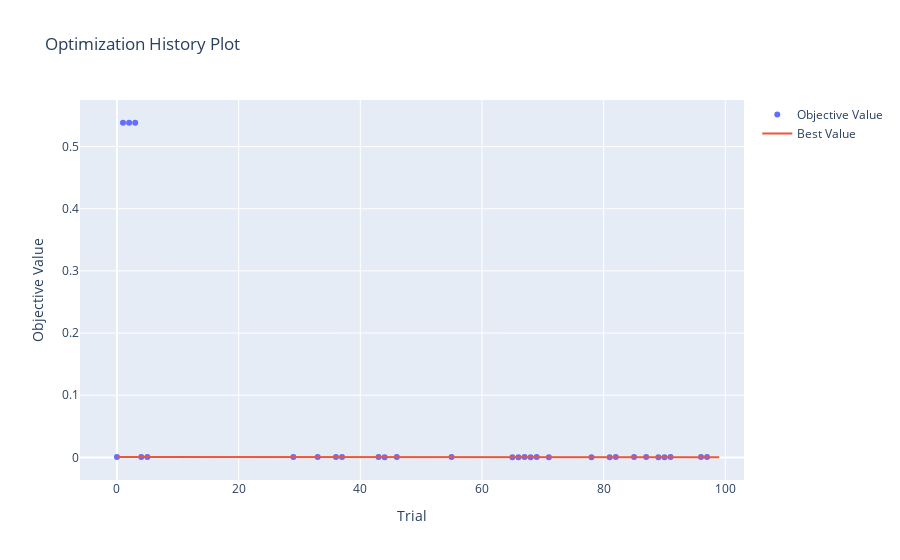
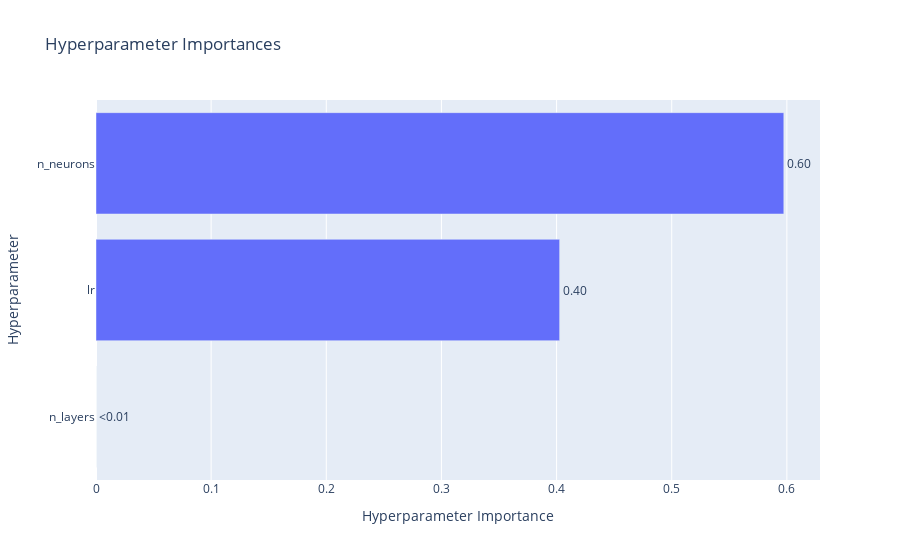
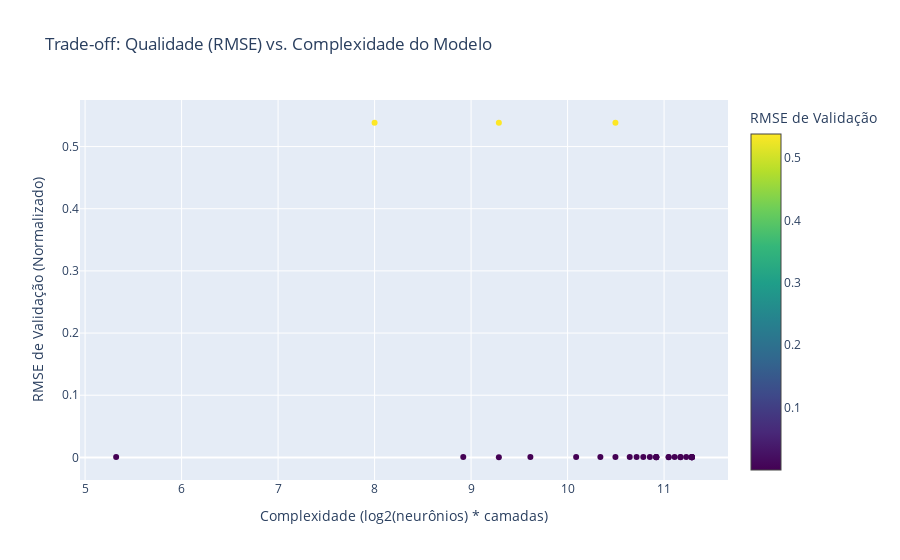

Write notebook code for charts like these, in order.
### Code cell
7# --- Bloco 7: Gráficos Elaborados do Optuna ---

print("Gerando gráficos do Optuna...")

# Gráfico 1: Histórico de Otimização (RMSE vs. Trial)
fig1 = optuna.visualization.plot_optimization_history(study)
fig1.show()

# Gráfico 2: Importância dos Hiperparâmetros
fig2 = optuna.visualization.plot_param_importances(study)
fig2.show()

# Gráfico 3: Gráfico Customizado (Qualidade vs. Complexidade)
# Este é o gráfico que você pediu
trials = [t for t in study.trials if t.state == TrialState.COMPLETE]
complexities = [t.user_attrs['complexity'] for t in trials]
val_rmses = [t.value for t in trials]
trial_numbers = [t.number for t in trials]

fig3 = go.Figure(data=go.Scatter(
    x=complexities,
    y=val_rmses,
    mode='markers',
    text=[f'Trial: {n}<br>RMSE: {r:.4f}<br>Complex: {c:.2f}' 
          for n, r, c in zip(trial_numbers, val_rmses, complexities)],
    marker=dict(
        color=val_rmses,
        colorscale='Viridis',
        showscale=True,
        colorbar=dict(title='RMSE de Validação')
    )
))
fig3.update_layout(
    title='Trade-off: Qualidade (RMSE) vs. Complexidade do Modelo',
    xaxis_title='Complexidade (log2(neurônios) * camadas)',
    yaxis_title='RMSE de Validação (Normalizado)',
    hovermode='closest'
)
fig3.show()

### Figure 1 — Plotly figure (JSON) as saved in the notebook; plotly's stock layout.template omitted (floating-point values rounded to 4 significant figures)
{"data": [{"mode": "markers", "name": "Objective Value", "type": "scatter", "x": [0, 1, 2, 3, 4, 5, 29, 33, 36, 37, 43, 44, 46, 55, 65, 66, 67, 68, 69, 71, 78, 81, 82, 85, 87, 89, 90, 91, 96, 97], "y": [0.0005999, 0.5383, 0.5383, 0.5383, 0.000674, 0.0007707, 0.0006412, 0.0008036, 0.0004537, 0.000476, 0.0005063, 0.0003815, 0.0006018, 0.0004335, 0.0004156, 0.0003982, 0.0005071, 0.0002204, 0.0006894, 0.000389, 0.000399, 0.0003195, 0.000614, 0.0005565, 0.0006708, 0.0003707, 0.000421, 0.0004877, 0.0005873, 0.0004392]}, {"mode": "lines", "name": "Best Value", "type": "scatter", "x": [0, 1, 2, 3, 4, 5, 6, 7, 8, 9, 10, 11, 12, 13, 14, 15, 16, 17, 18, 19, 20, 21, 22, 23, 24, 25, 26, 27, 28, 29, 30, 31, 32, 33, 34, 35, 36, 37, 38, 39, 40, 41, 42, 43, 44, 45, 46, 47, 48, 49, 50, 51, 52, 53, 54, 55, 56, 57, 58, 59, 60, 61, 62, 63, 64, 65, 66, 67, 68, 69, 70, 71, 72, 73, 74, 75, 76, 77, 78, 79, 80, 81, 82, 83, 84, 85, 86, 87, 88, 89, 90, 91, 92, 93, 94, 95, 96, 97, 98, 99], "y": [0.0005999, 0.0005999, 0.0005999, 0.0005999, 0.0005999, 0.0005999, 0.0005999, 0.0005999, 0.0005999, 0.0005999, 0.0005999, 0.0005999, 0.0005999, 0.0005999, 0.0005999, 0.0005999, 0.0005999, 0.0005999, 0.0005999, 0.0005999, 0.0005999, 0.0005999, 0.0005999, 0.0005999, 0.0005999, 0.0005999, 0.0005999, 0.0005999, 0.0005999, 0.0005999, 0.0005999, 0.0005999, 0.0005999, 0.0005999, 0.0005999, 0.0005999, 0.0004537, 0.0004537, 0.0004537, 0.0004537, 0.0004537, 0.0004537, 0.0004537, 0.0004537, 0.0003815, 0.0003815, 0.0003815, 0.0003815, 0.0003815, 0.0003815, 0.0003815, 0.0003815, 0.0003815, 0.0003815, 0.0003815, 0.0003815, 0.0003815, 0.0003815, 0.0003815, 0.0003815, 0.0003815, 0.0003815, 0.0003815, 0.0003815, 0.0003815, 0.0003815, 0.0003815, 0.0003815, 0.0002204, 0.0002204, 0.0002204, 0.0002204, 0.0002204, 0.0002204, 0.0002204, 0.0002204, 0.0002204, 0.0002204, 0.0002204, 0.0002204, 0.0002204, 0.0002204, 0.0002204, 0.0002204, 0.0002204, 0.0002204, 0.0002204, 0.0002204, 0.0002204, 0.0002204, 0.0002204, 0.0002204, 0.0002204, 0.0002204, 0.0002204, 0.0002204, 0.0002204, 0.0002204, 0.0002204, 0.0002204]}, {"marker": {"color": "#cccccc"}, "mode": "markers", "name": "Infeasible Trial", "showlegend": false, "type": "scatter", "x": [], "y": []}], "layout": {"title": {"text": "Optimization History Plot"}, "xaxis": {"title": {"text": "Trial"}}, "yaxis": {"title": {"text": "Objective Value"}}}}

### Figure 2 — Plotly figure (JSON) as saved in the notebook; plotly's stock layout.template omitted (floating-point values rounded to 4 significant figures)
{"data": [{"cliponaxis": false, "hovertemplate": ["n_layers (IntDistribution): 1.0219063523455194e-06<extra></extra>", "lr (FloatDistribution): 0.4026595869238748<extra></extra>", "n_neurons (IntDistribution): 0.5973393911697729<extra></extra>"], "name": "Objective Value", "orientation": "h", "text": ["<0.01", "0.40", "0.60"], "textposition": "outside", "type": "bar", "x": [1.022e-06, 0.4027, 0.5973], "y": ["n_layers", "lr", "n_neurons"]}], "layout": {"title": {"text": "Hyperparameter Importances"}, "xaxis": {"title": {"text": "Hyperparameter Importance"}}, "yaxis": {"title": {"text": "Hyperparameter"}}}}

### Figure 3 — Plotly figure (JSON) as saved in the notebook; plotly's stock layout.template omitted (floating-point values rounded to 4 significant figures)
{"data": [{"marker": {"color": [0.0005999, 0.5383, 0.5383, 0.5383, 0.000674, 0.0007707, 0.0006412, 0.0008036, 0.0004537, 0.000476, 0.0005063, 0.0003815, 0.0006018, 0.0004335, 0.0004156, 0.0003982, 0.0005071, 0.0002204, 0.0006894, 0.000389, 0.000399, 0.0003195, 0.000614, 0.0005565, 0.0006708, 0.0003707, 0.000421, 0.0004877, 0.0005873, 0.0004392], "colorbar": {"title": {"text": "RMSE de Validação"}}, "colorscale": [[0, "#440154"], [0.1111, "#482878"], [0.2222, "#3e4989"], [0.3333, "#31688e"], [0.4444, "#26828e"], [0.5556, "#1f9e89"], [0.6667, "#35b779"], [0.7778, "#6ece58"], [0.8889, "#b5de2b"], [1, "#fde725"]], "showscale": true}, "mode": "markers", "text": ["Trial: 0<br>RMSE: 0.0006<br>Complex: 10.09", "Trial: 1<br>RMSE: 0.5383<br>Complex: 10.50", "Trial: 2<br>RMSE: 0.5383<br>Complex: 9.29", "Trial: 3<br>RMSE: 0.5383<br>Complex: 8.00", "Trial: 4<br>RMSE: 0.0007<br>Complex: 5.32", "Trial: 5<br>RMSE: 0.0008<br>Complex: 10.72", "Trial: 29<br>RMSE: 0.0006<br>Complex: 10.50", "Trial: 33<br>RMSE: 0.0008<br>Complex: 10.64", "Trial: 36<br>RMSE: 0.0005<br>Complex: 10.92", "Trial: 37<br>RMSE: 0.0005<br>Complex: 10.92", "Trial: 43<br>RMSE: 0.0005<br>Complex: 10.34", "Trial: 44<br>RMSE: 0.0004<br>Complex: 9.29", "Trial: 46<br>RMSE: 0.0006<br>Complex: 8.92", "Trial: 55<br>RMSE: 0.0004<br>Complex: 9.61", "Trial: 65<br>RMSE: 0.0004<br>Complex: 11.29", "Trial: 66<br>RMSE: 0.0004<br>Complex: 11.29", "Trial: 67<br>RMSE: 0.0005<br>Complex: 11.29", "Trial: 68<br>RMSE: 0.0002<br>Complex: 11.17", "Trial: 69<br>RMSE: 0.0007<br>Complex: 11.11", "Trial: 71<br>RMSE: 0.0004<br>Complex: 10.92", "Trial: 78<br>RMSE: 0.0004<br>Complex: 11.05", "Trial: 81<br>RMSE: 0.0003<br>Complex: 10.92", "Trial: 82<br>RMSE: 0.0006<br>Complex: 10.85", "Trial: 85<br>RMSE: 0.0006<br>Complex: 10.78", "Trial: 87<br>RMSE: 0.0007<br>Complex: 11.17", "Trial: 89<br>RMSE: 0.0004<br>Complex: 11.29", "Trial: 90<br>RMSE: 0.0004<br>Complex: 11.29", "Trial: 91<br>RMSE: 0.0005<br>Complex: 11.29", "Trial: 96<br>RMSE: 0.0006<br>Complex: 11.05", "Trial: 97<br>RMSE: 0.0004<br>Complex: 11.23"], "type": "scatter", "x": [10.09, 10.5, 9.288, 8, 5.322, 10.72, 10.5, 10.64, 10.92, 10.92, 10.34, 9.288, 8.919, 9.615, 11.29, 11.29, 11.29, 11.17, 11.11, 10.92, 11.05, 10.92, 10.85, 10.78, 11.17, 11.29, 11.29, 11.29, 11.05, 11.23], "y": [0.0005999, 0.5383, 0.5383, 0.5383, 0.000674, 0.0007707, 0.0006412, 0.0008036, 0.0004537, 0.000476, 0.0005063, 0.0003815, 0.0006018, 0.0004335, 0.0004156, 0.0003982, 0.0005071, 0.0002204, 0.0006894, 0.000389, 0.000399, 0.0003195, 0.000614, 0.0005565, 0.0006708, 0.0003707, 0.000421, 0.0004877, 0.0005873, 0.0004392]}], "layout": {"hovermode": "closest", "title": {"text": "Trade-off: Qualidade (RMSE) vs. Complexidade do Modelo"}, "xaxis": {"title": {"text": "Complexidade (log2(neurônios) * camadas)"}}, "yaxis": {"title": {"text": "RMSE de Validação (Normalizado)"}}}}
